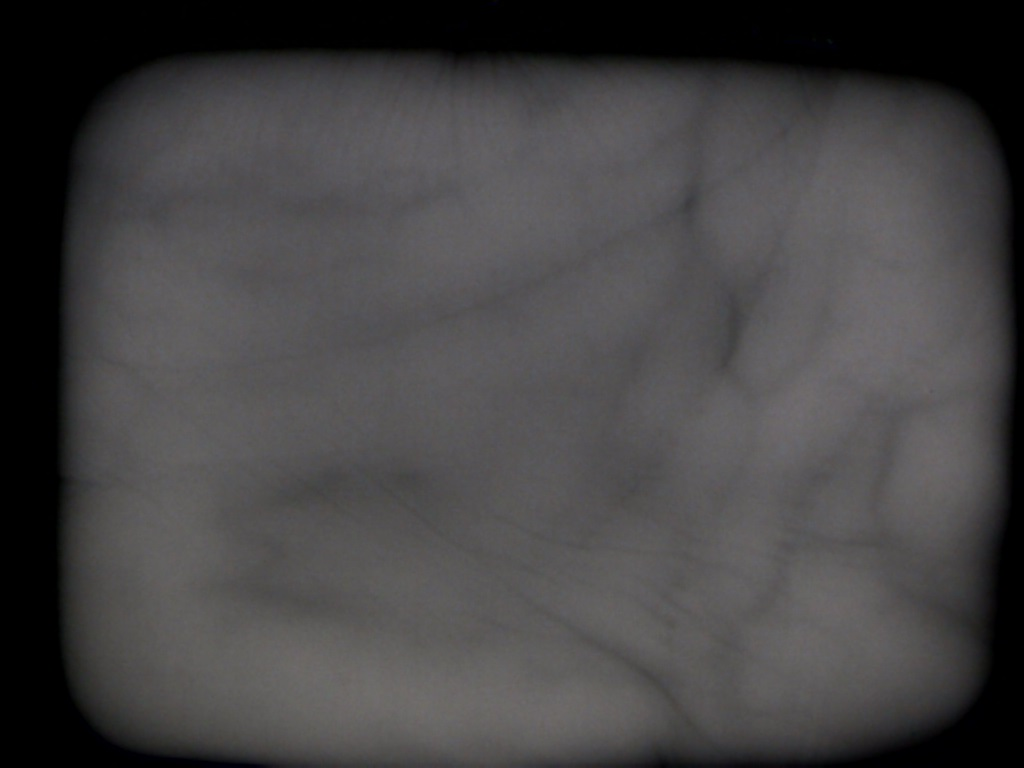
%> input picture experiments/contrast_enhancement/1.jpg, 1024 x 768 px
$ octave clahe.m   (GNU Octave 9; MATLAB toolbox functions it lacks are replaced by stand-ins)
%> lines starting %> are read from the running program, lines starting %| are printed output that depends on the picture
im = rgb2gray ( imread ('1.jpg') );
%> im: size 768x1024 uint8; min 0, max 111, mean 68

im = im ( 100:700 , 100:900 );
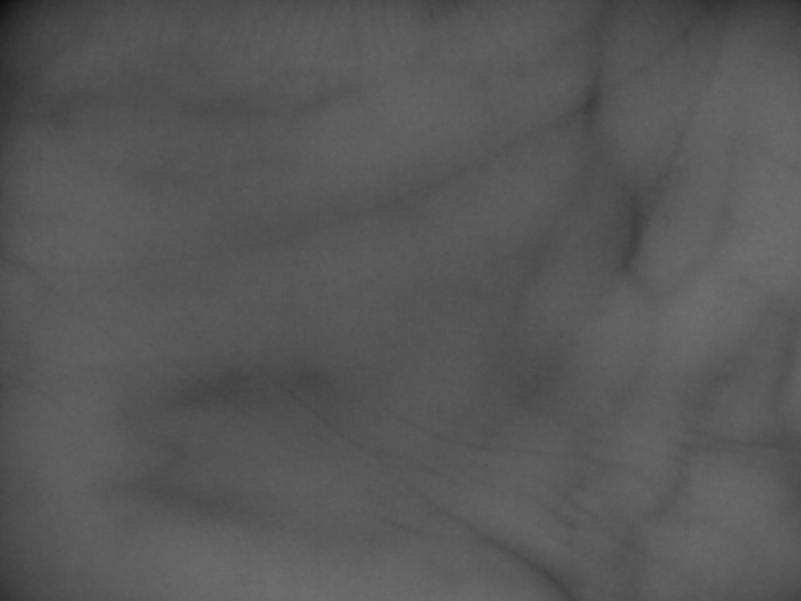
%> im: size 601x801 uint8; min 12, max 111, mean 87.9
imc = adapthisteq(im);
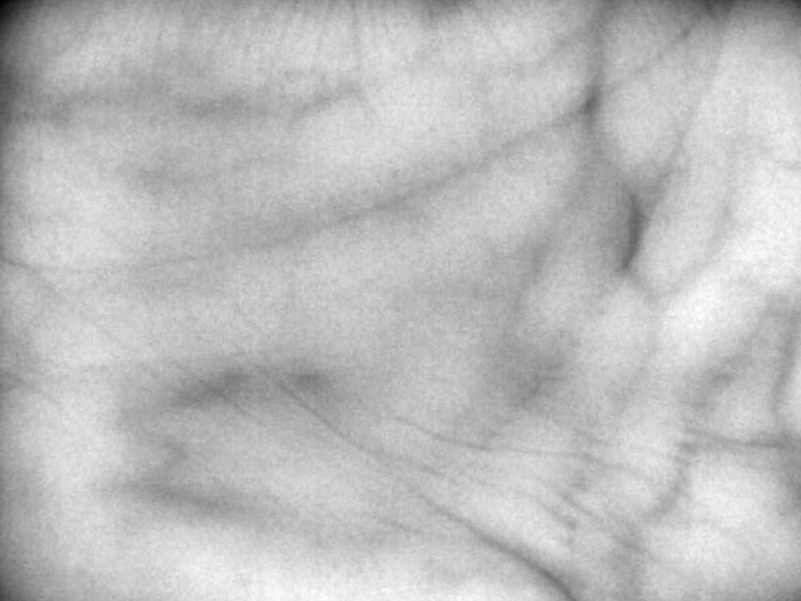
%> imc: size 601x801 uint8; min 0, max 255, mean 188.9
%imagesc (imc);
%colormap (gray);

%imagesc ( imc < 90);
